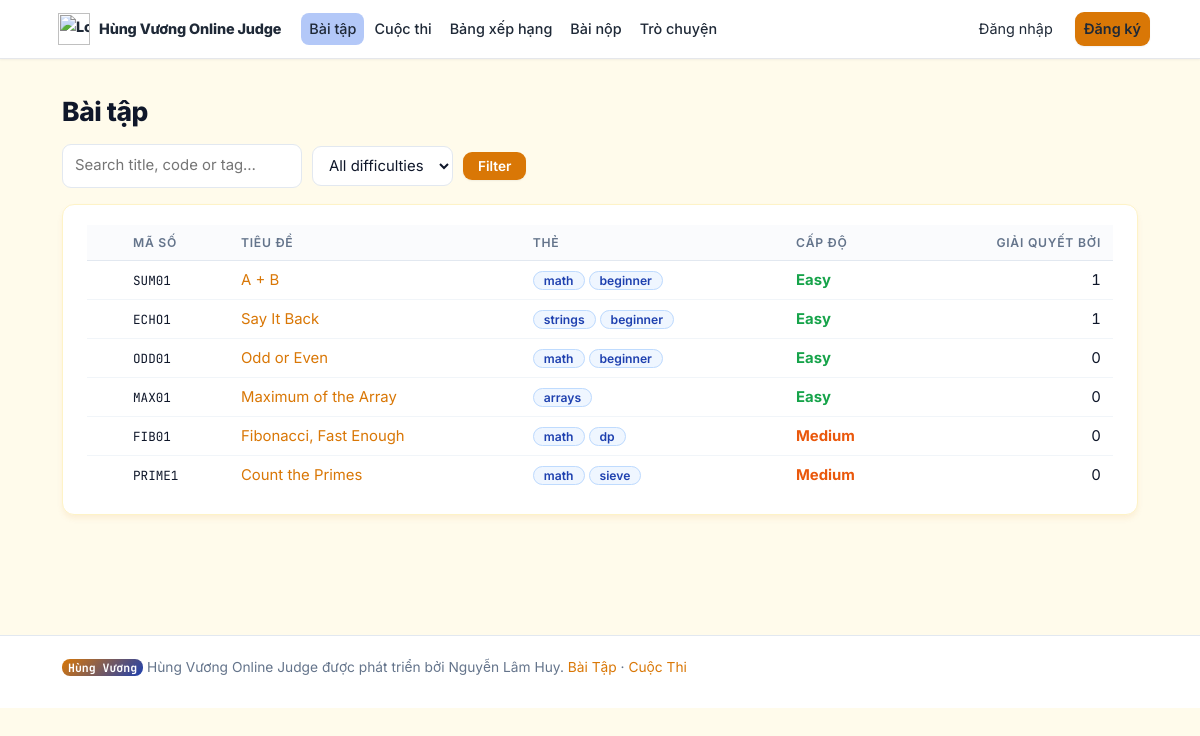
The app's page /problems/, older data.
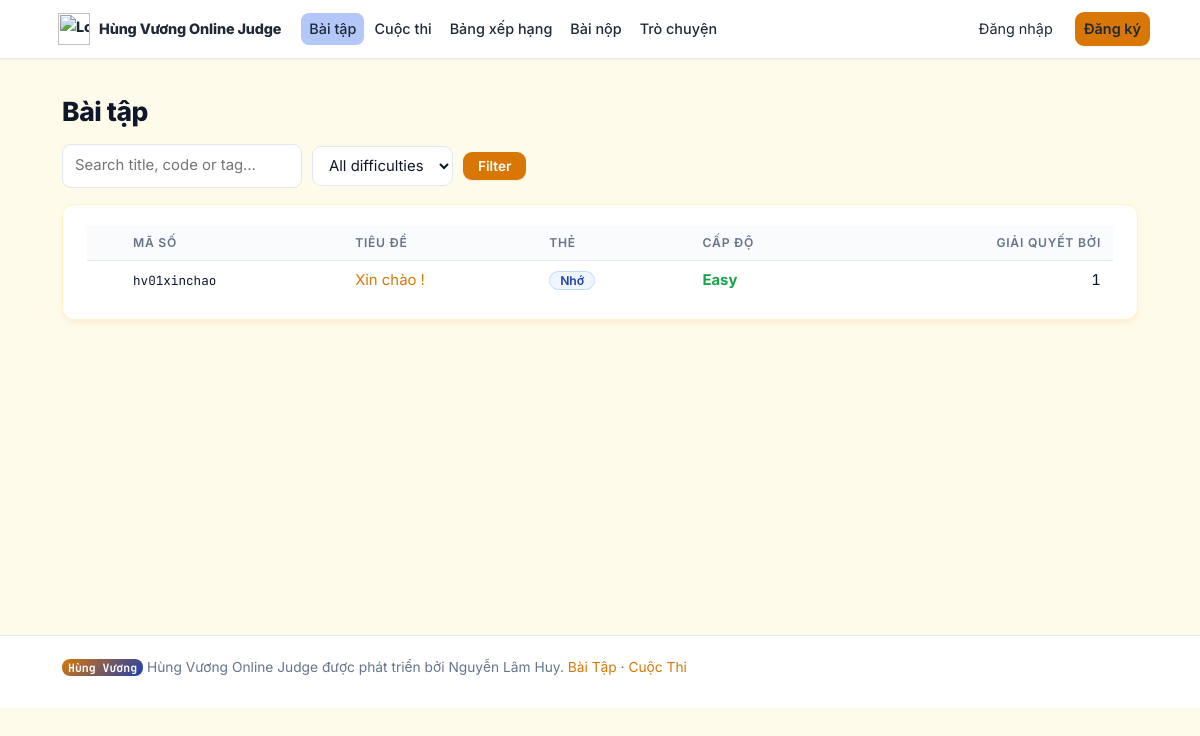
The same page, newer data.
### judge/models.py (models this page shows, shortened)
class Problem(models.Model):
    DIFFICULTY_CHOICES = [("E", "Easy"), ("M", "Medium"), ("H", "Hard")]
    code = models.SlugField(
        max_length=20,
        unique=True,
        help_text="Short unique code shown in URLs, e.g. SUM01",
    )
    title = models.CharField(max_length=200)
    statement = models.TextField(
        help_text="Problem statement. Plain text — a blank line starts a new paragraph."
    )
    input_format = models.TextField("Input", blank=True)
    output_format = models.TextField("Output", blank=True)
    constraints = models.TextField(blank=True)
    hint = models.TextField(
        blank=True, help_text="Optional hint shown behind a spoiler on the problem page."
    )
    difficulty = models.CharField(max_length=1, choices=DIFFICULTY_CHOICES, default="E")
    tags = models.CharField(
        max_length=200, blank=True, help_text="Comma separated, e.g. math, greedy"
    )
    time_limit = models.FloatField(default=1.0, help_text="Seconds per test case")
    memory_limit = models.PositiveIntegerField(default=256, help_text="Megabytes")
    is_visible = models.BooleanField(
        default=True,
        help_text="Uncheck to hide from the public list (e.g. for upcoming contests).",
    )
    editorial = models.TextField(
        blank=True,
        help_text="Solution explanation. Unlocks for users who solved the problem "
                  "(hidden for everyone while a contest containing it is running).",
    )
    editorial_code = models.TextField(
        "Reference solution", blank=True,
        help_text="Optional reference implementation shown with the editorial.",
    )
    editorial_language = models.CharField(
        max_length=4, blank=True,
        choices=[("c", "C"), ("cpp", "C++"), ("py", "Python 3")],
        help_text="Language of the reference solution.",
    )
    created_by = models.ForeignKey(
        settings.AUTH_USER_MODEL, null=True, blank=True, on_delete=models.SET_NULL
    )
    created_at = models.DateTimeField(auto_now_add=True)
    class Meta:
        ordering = ["code"]
    def get_absolute_url(self):
        return reverse("problem_detail", args=[self.code])
    @property
    def tag_list(self):
        return [t.strip() for t in self.tags.split(",") if t.strip()]

### judge/views.py (the view)
# urls.py: path("problems/", views.problem_list, name="problem_list"),
def problem_list(request):
    qs = Problem.objects.filter(is_visible=True)
    difficulty = request.GET.get("difficulty", "")
    query = request.GET.get("q", "")
    if difficulty in ("E", "M", "H"):
        qs = qs.filter(difficulty=difficulty)
    if query:
        qs = qs.filter(Q(title__icontains=query) | Q(code__icontains=query) |
                       Q(tags__icontains=query))
    qs = qs.annotate(
        solver_count=Count("submissions__user",
                           filter=Q(submissions__verdict="AC"), distinct=True)
    )
    return render(request, "judge/problem_list.html", {
        "problems": qs,
        "difficulty": difficulty,
        "query": query,
        "solved_ids": _solved_problem_ids(request.user),
    })

### judge/views.py (called while the page is built)
def _solved_problem_ids(user):
    if not user.is_authenticated:
        return set()
    return set(
        Submission.objects.filter(user=user, verdict="AC")
        .values_list("problem_id", flat=True)
    )

### templates/judge/problem_list.html (shortened to what this page needs)
{% extends "base.html" %}
{% load static %}
{% block content %}
<h1>Bài tập</h1>
<form class="filter-bar" method="get">
<input name="q" placeholder="Search title, code or tag…" type="text" value="{{ query }}"/>
<select name="cấp độ">
<option value="">All difficulties</option>
</select>
<button class="btn btn-small" type="submit">Filter</button>
  {% if query or difficulty %}<a class="muted" href="{% url 'problem_list' %}">thông thoáng</a>{% endif %}</form>
<div class="card">
<div class="table-scroll"><table>
<tr>
<th style="width:34px;"></th>
<th>Mã số</th><th>Tiêu đề</th><th>Thẻ</th><th>Cấp độ</th>
<th class="num">Giải quyết bởi</th>
</tr>
    {% for p in problems %}
    <tr>
<td>{% if p.id in solved_ids %}<span class="tick" title="Solved">✓</span>{% endif %}</td>
<td class="mono">{{ p.code }}</td>
<td><a href="{{ p.get_absolute_url }}">{{ p.title }}</a></td>
<td>{% for t in p.tag_list %}<span class="tag">{{ t }}</span>{% endfor %}</td>
<td><span class="diff-{{ p.difficulty }}">{{ p.get_difficulty_display }}</span></td>
<td class="num">{{ p.solver_count }}</td>
</tr>{% empty %}<tr><td class="muted" colspan="6">Không có vấn đề phù hợp.</td></tr>{% endfor %}</table></div>
</div>{% endblock %}

Row changes from the older to the newer data that the page shows:
removed Problem: code "SUM01", title "A + B", tag_list "math" "beginner", difficulty "Easy", solver_count "1"
removed Problem: code "ECHO1", title "Say It Back", tag_list "strings" "beginner", difficulty "Easy", solver_count "1"
removed Problem: code "ODD01", title "Odd or Even", tag_list "math" "beginner", difficulty "Easy", solver_count "0"
removed Problem: code "MAX01", title "Maximum of the Array", tag_list "arrays", difficulty "Easy", solver_count "0"
removed Problem: code "FIB01", title "Fibonacci, Fast Enough", tag_list "math" "dp", difficulty "Medium", solver_count "0"
removed Problem: code "PRIME1", title "Count the Primes", tag_list "math" "sieve", difficulty "Medium", solver_count "0"
added Problem: code "hv01xinchao", title "Xin chào !", tag_list "Nhớ", difficulty "Easy", solver_count "1"
